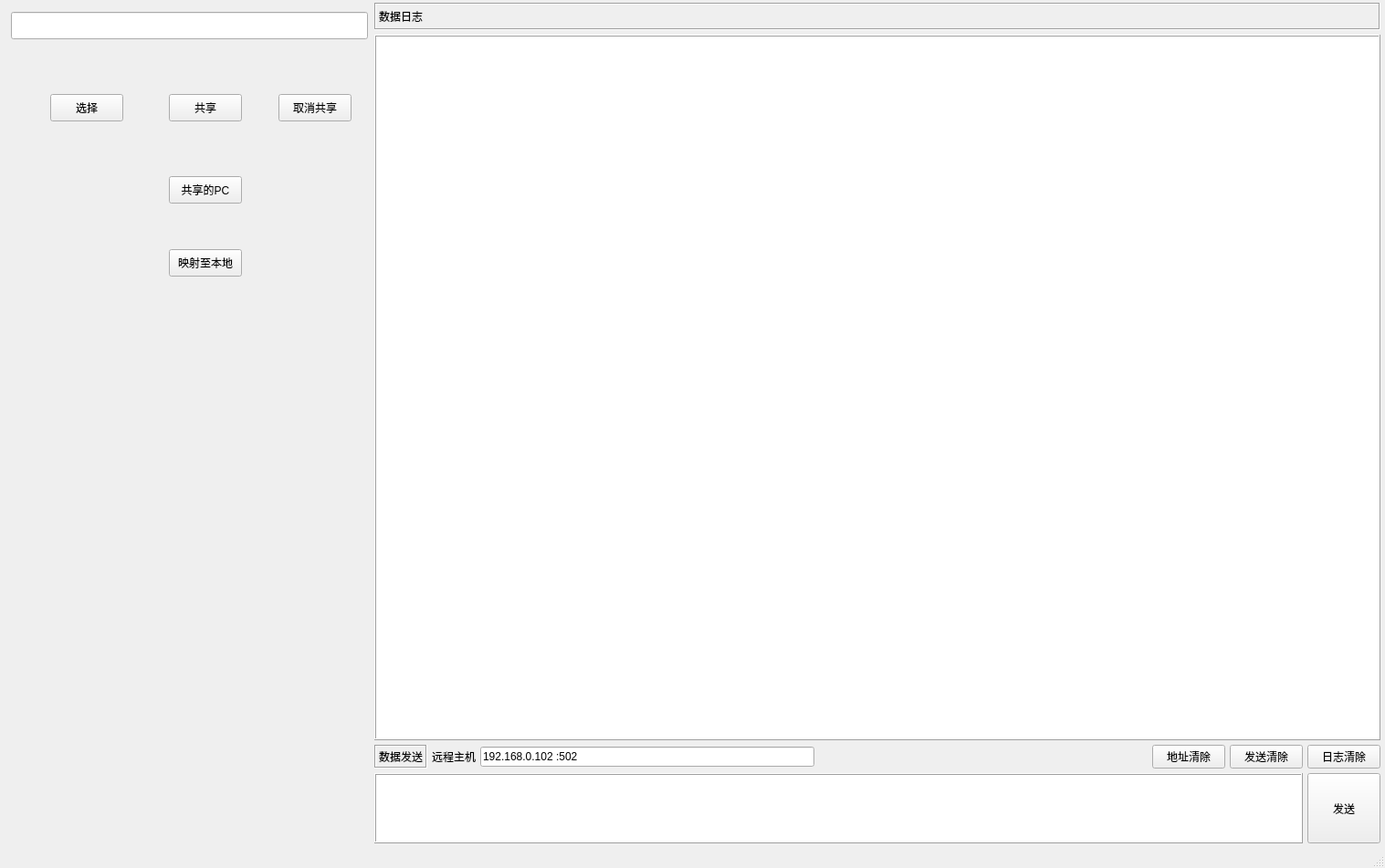
<?xml version="1.0" encoding="UTF-8"?>
<ui version="4.0">
 <class>MainWindow</class>
 <widget class="QMainWindow" name="MainWindow">
  <property name="geometry">
   <rect>
    <x>0</x>
    <y>0</y>
    <width>1517</width>
    <height>951</height>
   </rect>
  </property>
  <property name="windowTitle">
   <string>MainWindow</string>
  </property>
  <widget class="QWidget" name="centralwidget">
   <layout class="QHBoxLayout" name="horizontalLayout_2">
    <property name="spacing">
     <number>5</number>
    </property>
    <property name="leftMargin">
     <number>5</number>
    </property>
    <property name="topMargin">
     <number>3</number>
    </property>
    <property name="rightMargin">
     <number>5</number>
    </property>
    <property name="bottomMargin">
     <number>5</number>
    </property>
    <item>
     <widget class="QWidget" name="widget" native="true">
      <property name="minimumSize">
       <size>
        <width>400</width>
        <height>0</height>
       </size>
      </property>
      <property name="maximumSize">
       <size>
        <width>400</width>
        <height>16777215</height>
       </size>
      </property>
      <widget class="QLineEdit" name="lineEditDirShare">
       <property name="geometry">
        <rect>
         <x>7</x>
         <y>10</y>
         <width>391</width>
         <height>30</height>
        </rect>
       </property>
       <property name="minimumSize">
        <size>
         <width>0</width>
         <height>30</height>
        </size>
       </property>
       <property name="maximumSize">
        <size>
         <width>16777215</width>
         <height>30</height>
        </size>
       </property>
       <property name="readOnly">
        <bool>true</bool>
       </property>
      </widget>
      <widget class="QPushButton" name="pushButtonShare">
       <property name="geometry">
        <rect>
         <x>180</x>
         <y>100</y>
         <width>80</width>
         <height>30</height>
        </rect>
       </property>
       <property name="sizePolicy">
        <sizepolicy hsizetype="Minimum" vsizetype="Fixed">
         <horstretch>0</horstretch>
         <verstretch>0</verstretch>
        </sizepolicy>
       </property>
       <property name="minimumSize">
        <size>
         <width>80</width>
         <height>30</height>
        </size>
       </property>
       <property name="maximumSize">
        <size>
         <width>80</width>
         <height>30</height>
        </size>
       </property>
       <property name="text">
        <string>共享</string>
       </property>
      </widget>
      <widget class="QPushButton" name="pushButtonSelect">
       <property name="geometry">
        <rect>
         <x>50</x>
         <y>100</y>
         <width>80</width>
         <height>30</height>
        </rect>
       </property>
       <property name="sizePolicy">
        <sizepolicy hsizetype="Minimum" vsizetype="Fixed">
         <horstretch>0</horstretch>
         <verstretch>0</verstretch>
        </sizepolicy>
       </property>
       <property name="minimumSize">
        <size>
         <width>80</width>
         <height>30</height>
        </size>
       </property>
       <property name="maximumSize">
        <size>
         <width>80</width>
         <height>30</height>
        </size>
       </property>
       <property name="text">
        <string>选择</string>
       </property>
      </widget>
      <widget class="QPushButton" name="pushButtonDeleteShare">
       <property name="geometry">
        <rect>
         <x>300</x>
         <y>100</y>
         <width>80</width>
         <height>30</height>
        </rect>
       </property>
       <property name="sizePolicy">
        <sizepolicy hsizetype="Minimum" vsizetype="Fixed">
         <horstretch>0</horstretch>
         <verstretch>0</verstretch>
        </sizepolicy>
       </property>
       <property name="minimumSize">
        <size>
         <width>80</width>
         <height>30</height>
        </size>
       </property>
       <property name="maximumSize">
        <size>
         <width>80</width>
         <height>30</height>
        </size>
       </property>
       <property name="text">
        <string>取消共享</string>
       </property>
      </widget>
      <widget class="QPushButton" name="pushButtonNet2Local">
       <property name="geometry">
        <rect>
         <x>180</x>
         <y>270</y>
         <width>80</width>
         <height>30</height>
        </rect>
       </property>
       <property name="sizePolicy">
        <sizepolicy hsizetype="Minimum" vsizetype="Fixed">
         <horstretch>0</horstretch>
         <verstretch>0</verstretch>
        </sizepolicy>
       </property>
       <property name="minimumSize">
        <size>
         <width>80</width>
         <height>30</height>
        </size>
       </property>
       <property name="maximumSize">
        <size>
         <width>80</width>
         <height>30</height>
        </size>
       </property>
       <property name="text">
        <string>映射至本地</string>
       </property>
      </widget>
      <widget class="QPushButton" name="pushButtonNetPC">
       <property name="geometry">
        <rect>
         <x>180</x>
         <y>190</y>
         <width>80</width>
         <height>30</height>
        </rect>
       </property>
       <property name="sizePolicy">
        <sizepolicy hsizetype="Minimum" vsizetype="Fixed">
         <horstretch>0</horstretch>
         <verstretch>0</verstretch>
        </sizepolicy>
       </property>
       <property name="minimumSize">
        <size>
         <width>80</width>
         <height>30</height>
        </size>
       </property>
       <property name="maximumSize">
        <size>
         <width>80</width>
         <height>30</height>
        </size>
       </property>
       <property name="text">
        <string>共享的PC</string>
       </property>
      </widget>
     </widget>
    </item>
    <item>
     <layout class="QVBoxLayout" name="verticalLayout">
      <item>
       <widget class="QLabel" name="label">
        <property name="minimumSize">
         <size>
          <width>0</width>
          <height>30</height>
         </size>
        </property>
        <property name="maximumSize">
         <size>
          <width>16777215</width>
          <height>30</height>
         </size>
        </property>
        <property name="autoFillBackground">
         <bool>true</bool>
        </property>
        <property name="frameShape">
         <enum>QFrame::Box</enum>
        </property>
        <property name="frameShadow">
         <enum>QFrame::Sunken</enum>
        </property>
        <property name="text">
         <string>数据日志</string>
        </property>
       </widget>
      </item>
      <item>
       <widget class="QTextEdit" name="textEditLog">
        <property name="sizePolicy">
         <sizepolicy hsizetype="Expanding" vsizetype="Expanding">
          <horstretch>0</horstretch>
          <verstretch>0</verstretch>
         </sizepolicy>
        </property>
        <property name="font">
         <font>
          <pointsize>12</pointsize>
         </font>
        </property>
        <property name="frameShape">
         <enum>QFrame::Box</enum>
        </property>
        <property name="frameShadow">
         <enum>QFrame::Raised</enum>
        </property>
        <property name="html">
         <string>&lt;!DOCTYPE HTML PUBLIC &quot;-//W3C//DTD HTML 4.0//EN&quot; &quot;http://www.w3.org/TR/REC-html40/strict.dtd&quot;&gt;
&lt;html&gt;&lt;head&gt;&lt;meta name=&quot;qrichtext&quot; content=&quot;1&quot; /&gt;&lt;meta charset=&quot;utf-8&quot; /&gt;&lt;style type=&quot;text/css&quot;&gt;
p, li { white-space: pre-wrap; }
hr { height: 1px; border-width: 0; }
li.unchecked::marker { content: &quot;\2610&quot;; }
li.checked::marker { content: &quot;\2612&quot;; }
&lt;/style&gt;&lt;/head&gt;&lt;body style=&quot; font-family:'Microsoft YaHei UI'; font-size:12pt; font-weight:400; font-style:normal;&quot;&gt;
&lt;p style=&quot;-qt-paragraph-type:empty; margin-top:0px; margin-bottom:0px; margin-left:0px; margin-right:0px; -qt-block-indent:0; text-indent:0px; font-size:9pt;&quot;&gt;&lt;br /&gt;&lt;/p&gt;&lt;/body&gt;&lt;/html&gt;</string>
        </property>
       </widget>
      </item>
      <item>
       <layout class="QHBoxLayout" name="horizontalLayout2">
        <item>
         <widget class="QLabel" name="label_2">
          <property name="autoFillBackground">
           <bool>true</bool>
          </property>
          <property name="frameShape">
           <enum>QFrame::Box</enum>
          </property>
          <property name="frameShadow">
           <enum>QFrame::Sunken</enum>
          </property>
          <property name="text">
           <string>数据发送</string>
          </property>
         </widget>
        </item>
        <item>
         <widget class="QLabel" name="label_3">
          <property name="autoFillBackground">
           <bool>true</bool>
          </property>
          <property name="frameShape">
           <enum>QFrame::NoFrame</enum>
          </property>
          <property name="frameShadow">
           <enum>QFrame::Sunken</enum>
          </property>
          <property name="text">
           <string>远程主机</string>
          </property>
         </widget>
        </item>
        <item>
         <widget class="QLineEdit" name="lineEdit">
          <property name="minimumSize">
           <size>
            <width>250</width>
            <height>0</height>
           </size>
          </property>
          <property name="text">
           <string>192.168.0.102 :502</string>
          </property>
         </widget>
        </item>
        <item>
         <spacer name="horizontalSpacer">
          <property name="orientation">
           <enum>Qt::Horizontal</enum>
          </property>
          <property name="sizeHint" stdset="0">
           <size>
            <width>40</width>
            <height>20</height>
           </size>
          </property>
         </spacer>
        </item>
        <item>
         <widget class="QPushButton" name="pushButtonClearAddr">
          <property name="text">
           <string>地址清除</string>
          </property>
         </widget>
        </item>
        <item>
         <widget class="QPushButton" name="pushButtonClearSendMessage">
          <property name="text">
           <string>发送清除</string>
          </property>
         </widget>
        </item>
        <item>
         <widget class="QPushButton" name="pushButtonCkearLog">
          <property name="text">
           <string>日志清除</string>
          </property>
         </widget>
        </item>
       </layout>
      </item>
      <item>
       <layout class="QHBoxLayout" name="horizontalLayout">
        <property name="sizeConstraint">
         <enum>QLayout::SetFixedSize</enum>
        </property>
        <item>
         <widget class="QTextEdit" name="textEditSendMessage">
          <property name="sizePolicy">
           <sizepolicy hsizetype="Expanding" vsizetype="Fixed">
            <horstretch>0</horstretch>
            <verstretch>0</verstretch>
           </sizepolicy>
          </property>
          <property name="minimumSize">
           <size>
            <width>0</width>
            <height>77</height>
           </size>
          </property>
          <property name="maximumSize">
           <size>
            <width>16777215</width>
            <height>77</height>
           </size>
          </property>
          <property name="frameShape">
           <enum>QFrame::Box</enum>
          </property>
          <property name="frameShadow">
           <enum>QFrame::Raised</enum>
          </property>
         </widget>
        </item>
        <item>
         <widget class="QPushButton" name="pushButtonSendMessage">
          <property name="sizePolicy">
           <sizepolicy hsizetype="Minimum" vsizetype="Fixed">
            <horstretch>0</horstretch>
            <verstretch>0</verstretch>
           </sizepolicy>
          </property>
          <property name="minimumSize">
           <size>
            <width>0</width>
            <height>77</height>
           </size>
          </property>
          <property name="maximumSize">
           <size>
            <width>16777215</width>
            <height>77</height>
           </size>
          </property>
          <property name="text">
           <string>发送</string>
          </property>
         </widget>
        </item>
       </layout>
      </item>
     </layout>
    </item>
   </layout>
  </widget>
  <widget class="QMenuBar" name="menubar">
   <property name="geometry">
    <rect>
     <x>0</x>
     <y>0</y>
     <width>1517</width>
     <height>21</height>
    </rect>
   </property>
  </widget>
  <widget class="QStatusBar" name="statusbar"/>
 </widget>
 <resources/>
 <connections/>
</ui>
